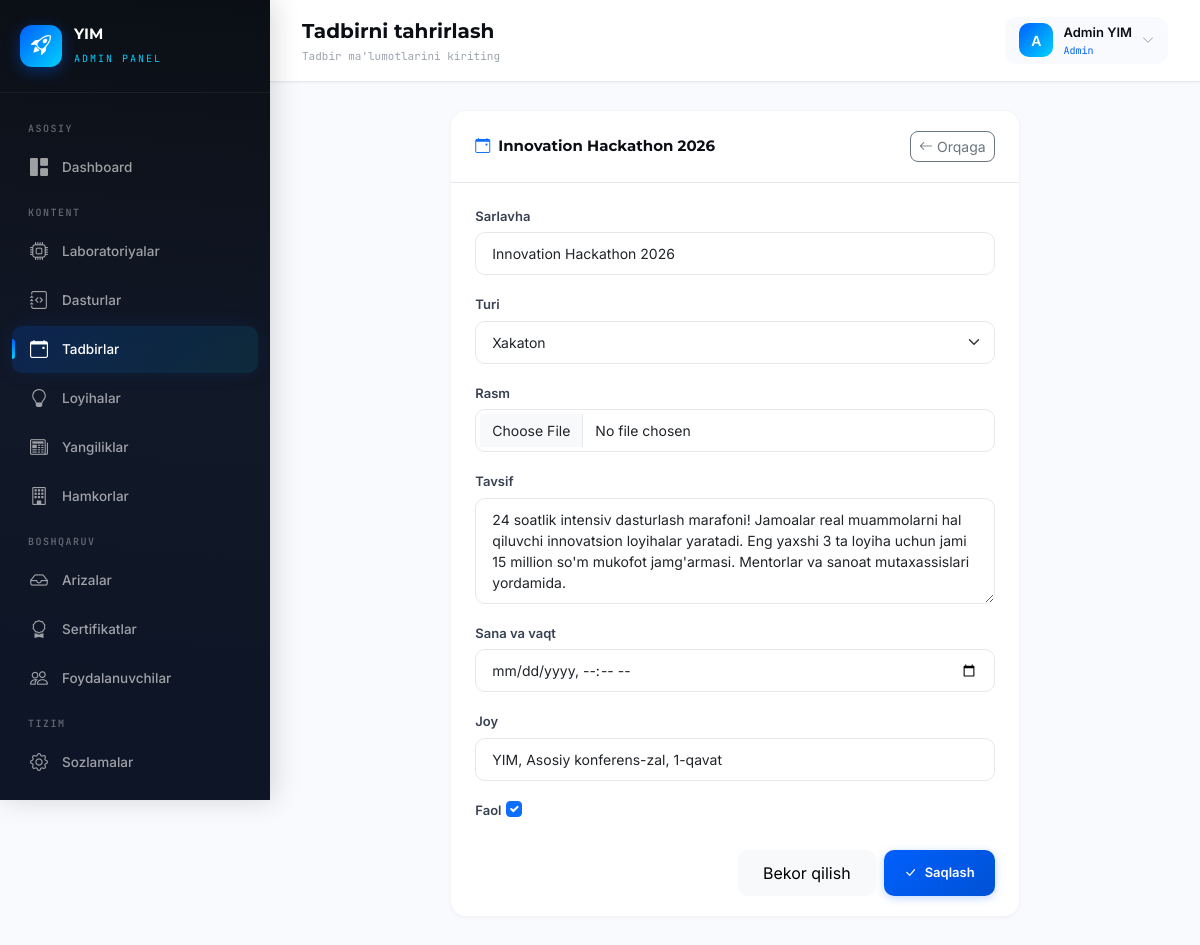
The page /admin-panel/events/1/edit/ (signed in) on the database its author committed.
### accounts/models.py (models this page shows, shortened)
class User(AbstractUser):
    ROLE_CHOICES = (
        ('admin', 'Admin'),
        ('student', 'Student'),
    )
    role = models.CharField(max_length=10, choices=ROLE_CHOICES, default='student')
    phone = models.CharField(max_length=20, blank=True, null=True)
    avatar = models.ImageField(upload_to='avatars/', blank=True, null=True)
    bio = models.TextField(blank=True, null=True)
    birth_date = models.DateField(blank=True, null=True)
    @property
    def is_admin_user(self):
        return self.role == 'admin' or self.is_superuser

### dashboard/models.py (models this page shows, shortened)
class Event(models.Model):
    TYPE_CHOICES = (
        ('masterclass', 'Master-klass'),
        ('hackathon', 'Xakaton'),
        ('lecture', "Ma'ruza"),
        ('competition', 'Tanlov'),
    )
    title = models.CharField(max_length=300, verbose_name="Sarlavha")
    event_type = models.CharField(max_length=20, choices=TYPE_CHOICES, default='masterclass', verbose_name="Turi")
    image = models.ImageField(upload_to='events/', blank=True, null=True, verbose_name="Rasm")
    description = models.TextField(blank=True, verbose_name="Tavsif")
    date = models.DateTimeField(verbose_name="Sana va vaqt")
    location = models.CharField(max_length=300, blank=True, verbose_name="Joy")
    is_active = models.BooleanField(default=True, verbose_name="Faol")
    created_at = models.DateTimeField(auto_now_add=True)
    updated_at = models.DateTimeField(auto_now=True)
    class Meta:
        ordering = ['-date']
        verbose_name = "Tadbir"
        verbose_name_plural = "Tadbirlar"

### dashboard/views.py (the view)
# urls.py: path('events/<int:pk>/edit/', views.event_edit, name='event_edit'),
@admin_required
def event_edit(request, pk):
    return generic_edit(request, Event, pk, EventForm, 'dashboard/events/form.html', 'dashboard:event_list', "Tadbir muvaffaqiyatli yangilandi!")

### dashboard/forms.py
class EventForm(StyledFormMixin, forms.ModelForm):
    class Meta:
        model = Event
        fields = ['title', 'event_type', 'image', 'description', 'date', 'location', 'is_active']
        widgets = {
            'date': forms.DateTimeInput(attrs={'type': 'datetime-local'}),
        }

### dashboard/context_processors.py (called while the page is built)
def pending_applications(request):
    if request.user.is_authenticated:
        try:
            count = Application.objects.filter(status='pending').count()
            return {'pending_count': count}
        except Exception:
            return {'pending_count': 0}
    return {'pending_count': 0}

### dashboard/views.py (called while the page is built)
def admin_required(view_func):
    @wraps(view_func)
    @login_required
    def wrapper(request, *args, **kwargs):
        if not request.user.is_admin_user:
            messages.error(request, "Sizda ruxsat yo'q!")
            return redirect('login')
        return view_func(request, *args, **kwargs)
    return wrapper

def generic_edit(request, model, pk, form_class, template, redirect_url, success_msg):
    obj = get_object_or_404(model, pk=pk)
    form = form_class(instance=obj)
    if request.method == 'POST':
        form = form_class(request.POST, request.FILES, instance=obj)
        if form.is_valid():
            form.save()
            messages.success(request, success_msg)
            return redirect(redirect_url)
    return render(request, template, {'form': form, 'object': obj})

### templates/dashboard/events/form.html (shortened to what this page needs)
{% extends "dashboard/base.html" %}
{% block page_title %}{% if object %}Tadbirni tahrirlash{% else %}Yangi tadbir{% endif %}{% endblock %}
{% block page_subtitle %}Tadbir ma'lumotlarini kiriting{% endblock %}
{% block content %}
<div class="row justify-content-center">
    <div class="col-xl-8">
        <div class="data-card animate-in">
            <div class="data-card-header">
                <h6><i class="bi bi-calendar-event me-2 text-primary"></i>{% if object %}{{ object.title }}{% else %}Yangi tadbir{% endif %}</h6>
                <a href="{% url 'dashboard:event_list' %}" class="btn btn-sm btn-outline-secondary" style="border-radius: 8px;">
                    <i class="bi bi-arrow-left me-1"></i>Orqaga
                </a>
            </div>
            <div class="data-card-body">
                <form method="post" enctype="multipart/form-data">
                    {% for field in form %}
                    <div class="mb-3">
                        <label class="form-label" for="{{ field.id_for_label }}">{{ field.label }}</label>
                        {{ field }}
                    </div>
                    {% endfor %}
                    <div class="d-flex justify-content-end gap-2 mt-4">
                        <a href="{% url 'dashboard:event_list' %}" class="btn btn-light" style="border-radius:10px;padding:10px 24px;">Bekor qilish</a>
                        <button type="submit" class="btn btn-primary-custom">
                            <i class="bi bi-check-lg me-2"></i>{% if object %}Saqlash{% else %}Qo'shish{% endif %}
                        </button>
                    </div>
                </form>
            </div>
        </div>
    </div>
</div>
{% endblock %}

### templates/dashboard/base.html (shortened to what this page needs)
{% load static %}
<!DOCTYPE html>
<html lang="uz" data-bs-theme="light">
<head>
    <link href="https://cdn.jsdelivr.net/npm/bootstrap@5.3.3/dist/css/bootstrap.min.css" rel="stylesheet">
    <link href="https://cdn.jsdelivr.net/npm/bootstrap-icons@1.11.3/font/bootstrap-icons.min.css" rel="stylesheet">
</head>
<body>
    <aside class="sidebar" id="sidebar">
        <div class="sidebar-brand">
            <div class="brand-icon">
                <i class="bi bi-rocket-takeoff"></i>
            </div>
            <div>
                <h5>YIM</h5>
                <small>Admin Panel</small>
            </div>
        </div>
        <nav class="sidebar-nav">
            <div class="nav-section-title">Asosiy</div>
            <a href="{% url 'dashboard:home' %}" class="nav-link {% if request.resolver_match.url_name == 'home' %}active{% endif %}">
                <i class="bi bi-grid-1x2-fill"></i>
                Dashboard
            </a>
            <div class="nav-section-title">Kontent</div>
            <a href="{% url 'dashboard:laboratory_list' %}" class="nav-link {% if 'laborator' in request.resolver_match.url_name %}active{% endif %}">
                <i class="bi bi-cpu"></i>
                Laboratoriyalar
            </a>
            <a href="{% url 'dashboard:program_list' %}" class="nav-link {% if 'program' in request.resolver_match.url_name %}active{% endif %}">
                <i class="bi bi-journal-code"></i>
                Dasturlar
            </a>
            <a href="{% url 'dashboard:event_list' %}" class="nav-link {% if 'event' in request.resolver_match.url_name %}active{% endif %}">
                <i class="bi bi-calendar-event"></i>
                Tadbirlar
            </a>
            <a href="{% url 'dashboard:project_list' %}" class="nav-link {% if 'project' in request.resolver_match.url_name %}active{% endif %}">
                <i class="bi bi-lightbulb"></i>
                Loyihalar
            </a>
            <a href="{% url 'dashboard:news_list' %}" class="nav-link {% if 'news' in request.resolver_match.url_name %}active{% endif %}">
                <i class="bi bi-newspaper"></i>
                Yangiliklar
            </a>
            <a href="{% url 'dashboard:partner_list' %}" class="nav-link {% if 'partner' in request.resolver_match.url_name %}active{% endif %}">
                <i class="bi bi-building"></i>
                Hamkorlar
            </a>
            <div class="nav-section-title">Boshqaruv</div>
            <a href="{% url 'dashboard:application_list' %}" class="nav-link {% if 'application' in request.resolver_match.url_name %}active{% endif %}">
                <i class="bi bi-inbox"></i>
                Arizalar
            </a>
            <a href="{% url 'dashboard:certificate_list' %}" class="nav-link {% if 'certificate' in request.resolver_match.url_name %}active{% endif %}">
                <i class="bi bi-award"></i>
                Sertifikatlar
            </a>
            <a href="{% url 'dashboard:user_list' %}" class="nav-link {% if 'user' in request.resolver_match.url_name %}active{% endif %}">
                <i class="bi bi-people"></i>
                Foydalanuvchilar
            </a>
            <div class="nav-section-title">Tizim</div>
            <a href="{% url 'dashboard:site_settings' %}" class="nav-link {% if request.resolver_match.url_name == 'site_settings' %}active{% endif %}">
                <i class="bi bi-gear"></i>
                Sozlamalar
            </a>
            <a href="{% url 'logout' %}" class="nav-link" style="color: rgba(239, 68, 68, 0.7);">
                <i class="bi bi-box-arrow-left"></i>
            </a>
        </nav>
    </aside>
    <div class="main-content">
        <header class="topbar">
            <div class="d-flex align-items-center gap-3">
                <div class="page-title">
                    {% block page_title %}Dashboard{% endblock %}
                    <small>{% block page_subtitle %}Yoshlar innovatsiya markazi{% endblock %}</small>
                </div>
            </div>
            <div class="topbar-right">
                <div class="dropdown">
                    <div class="user-info" data-bs-toggle="dropdown">
                        <div class="user-avatar">
                            {{ request.user.username|first|upper }}
                        </div>
                        <div>
                            <div class="name">{{ request.user.get_full_name|default:request.user.username }}</div>
                            <div class="role-badge">{{ request.user.get_role_display|default:"Admin" }}</div>
                        </div>
                        <i class="bi bi-chevron-down" style="font-size: 12px; color: #9CA3AF;"></i>
                    </div>
                </div>
            </div>
        </header>
        <div class="content-area">
            {% block content %}{% endblock %}
        </div>
    </div>
</body>
</html>

### rows shown on the page
User: user.username|first "A", user.get_full_name "Admin YIM", user.role "Admin"
Event: title "Innovation Hackathon 2026", form "Innovation Hackathon 2026" "Xakaton" "24 soatlik intensiv dasturlash marafoni! Jamoalar real muammolarni hal qiluvchi innovatsion loyihalar yaratadi. Eng yaxshi 3 ta loyiha uchun jami 15 million so'm mukofot jamg'armasi. Mentorlar va sanoat mutaxassislari yordamida." "YIM, Asosiy konferens-zal, 1-qavat" "☑"

### other values the page prints
{{ field.label }} "Sarlavha" "Turi" "Rasm" "Tavsif" "Sana va vaqt" "Joy" "Faol"
